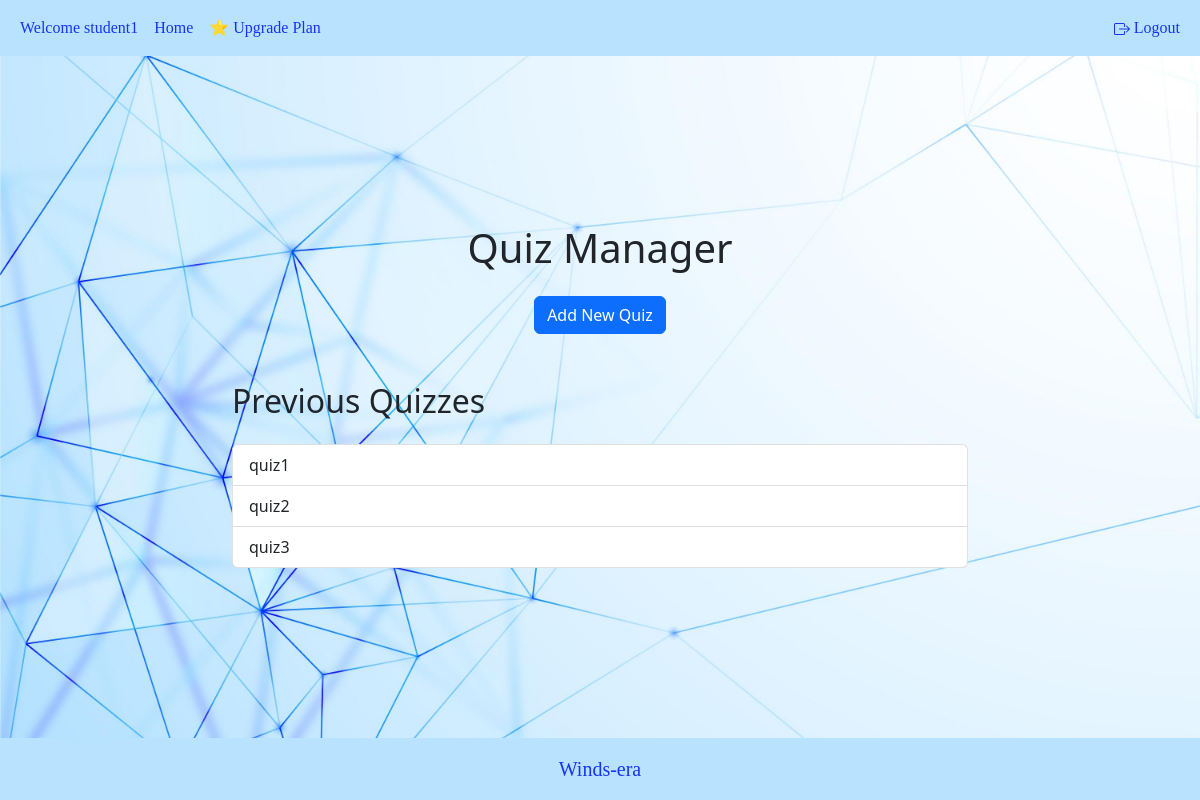
/quiz/quizzes/Web_Development/ (signed in), run on the app's committed database.
### user_account/models.py (models this page shows, shortened)
class User(AbstractBaseUser):
    username = models.CharField(max_length=20, unique=True)
    date_joined = models.DateTimeField(auto_now_add=True)
    last_login = models.DateTimeField(auto_now=True)
    is_admin = models.BooleanField(default=False)
    is_active = models.BooleanField(default=True)
    is_staff = models.BooleanField(default=False)
    is_superuser = models.BooleanField(default=False)
    user_choices = [
        ('STUDENT', 'Student'),
        ('MENTOR', 'Mentor'),
        ('ADMIN', 'Admin')
    ]
    plan_choices = [
        ('Basic', 'Basic'),
        ('Super', 'Super'),
        ('Pro', 'Pro')
    ]
    email = models.EmailField(max_length=60, unique=True)
    user_role = models.CharField(max_length=10, choices=user_choices)
    plan = models.CharField(max_length=10, choices=plan_choices, default='Basic')
    USERNAME_FIELD = 'username'
    REQUIRED_FIELDS = ['email', 'user_role']
    objects = UserManager()

### quiz/models.py (models this page shows, shortened)
class Quiz(models.Model):
    name = models.CharField(max_length=120)
    topic = models.CharField(max_length=120)
    number_of_questions = models.IntegerField()
    time = models.IntegerField(help_text="duration of the quiz in minutes")
    required_score_to_pass = models.IntegerField(help_text="required score in %")
    difficulty = models.CharField(max_length=6, choices=DIFF_CHOICES)
    class Meta:
        verbose_name_plural = 'Quizes'

### quiz/views.py (the view)
# urls.py: path('quizzes/<str:slug>/', quizzes, name='quizzes'),
@login_required
def quizzes(request, slug):
    quizzes = Quiz.objects.filter(topic=slug)
    return render(request, 'quiz/quizzes.html', {'quizzes': quizzes, 'slug': slug})

### quiz/templates/quiz/quizzes.html (shortened to what this page needs)
{% extends "root.html" %} {% block content %}
<div class="container py-4">
  <div class="row justify-content-center">
    <div class="col-md-8 text-center">
      <h1 class="mb-4">Quiz Manager</h1>
      <a href="{% url 'quiz:add_quiz' slug=slug %}" class="btn btn-primary"
        >Add New Quiz</a
      >
    </div>
  </div>
  <div class="row mt-5">
    <div class="col-md-8 offset-md-2">
      <h2 class="mb-4">Previous Quizzes</h2>
      <div class="list-group">
        {% for quiz in quizzes %}
        <a
          href="{% url 'quiz:update_quiz' quiz_id=quiz.id slug=slug %}"
          class="list-group-item list-group-item-action quiz-link"
          >{{ quiz.name|slice:"3:" }}</a
        >
        {% empty %}
        <div class="list-group-item">No quizzes found.</div>
        {% endfor %}
      </div>
    </div>
  </div>
</div>
{% endblock content %}

### templates/snippets/header.html (shortened to what this page needs)
    <nav class="navbar navbar-expand-sm navbar-dark fixed-top border-bottom-shadow-sm" style="background-color:#B9E2FE">
        {% if request.user.is_authenticated %}
        <div class="container-fluid d-flex">
        <ul class="navbar-nav">
            <li class="nav-item"><a class="nav-link disabled" style="color:#1535F6;font-family: 'Al Bayan';">Welcome {{ request.user.username }}</a></li>
            <li class="nav-item"><a class="nav-link" href={% url 'website_content:home' %} style="color:#1535F6;font-family: 'Al Bayan';"> Home</a></li>
            {% if request.user.user_role == 'STUDENT' %}
              <li class="nav-item"><a class="nav-link" href={% url 'website_content:plan_details' %} style="color:#1535F6;font-family: 'Al Bayan';">⭐ Upgrade Plan</a></li>
              {% elif request.user.user_role == 'MENTOR' %}
              <li class="nav-item"><a class="nav-link" href="{% url 'website_content:access_grades' %}" style="color:#1535F6;font-family: 'Al Bayan';">Student Grades</a></li>
            {% endif %}
        </ul>
        <ul class="navbar-nav">
            <li class="nav-item"><a class="nav-link" href={% url 'user_account:logout' %} style="color:#1535F6;font-family: 'Al Bayan';">
                Logout</a></li>
          </ul>
        </div>
        {% endif %}
      </nav>

### static/css/main.css (style rules this page uses)
html, body { height: 100%; margin: 0; }
body { display: flex; align-items: center; padding-bottom: 5rem; }

### quiz/templates/quiz/quizzes.html (style rules this page uses)
body { font-family: Arial, sans-serif; }
.quiz-link { color: #007bff; }

### data on the page
User: user.username "student1"
Quiz: name "quiz1"
Quiz: name "quiz2"
Quiz: name "quiz3"
